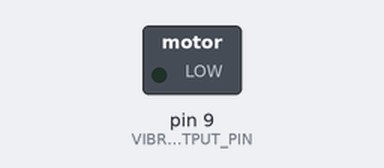
The sketch below on a simulated Arduino Uno, built with avr-gcc and run on an emulated ATmega328P. On the bench: switched loads named in the sketch (green lamp = pin HIGH).

Above: at 0.8 s.
At 3.12 s:
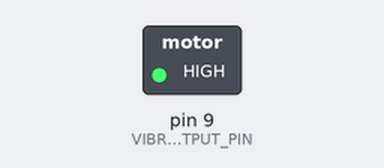
Timing chart, 0 to 3.4 s (numbered marks = the images above):
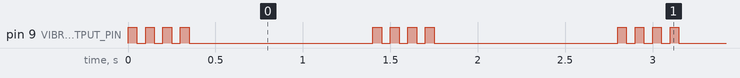

Measured:
- by itself, pin 9 (VIBROMOTOR_OUTPUT_PIN): repeats every 1.4 s: 3 × (LOW 0.05 s, HIGH 0.05 s), LOW 1.1 s, HIGH 0.05 s
- by itself, everything shown: repeats every 1.4 s, in 8 steps

The sketch:

Week6_7L2Haptics.ino
```cpp
const int VIBROMOTOR_OUTPUT_PIN = 9;

void setup() {
  // put your setup code here, to run once:
  pinMode(VIBROMOTOR_OUTPUT_PIN, OUTPUT);
}

void loop() {
  // put your main code here, to run repeatedly:
  bool alert = true; // would be based on user input or state
  if (alert) {
    digitalWrite(VIBROMOTOR_OUTPUT_PIN, HIGH);
    delay(50);
    digitalWrite(VIBROMOTOR_OUTPUT_PIN, LOW);
    delay(50);
    digitalWrite(VIBROMOTOR_OUTPUT_PIN, HIGH);
    delay(50);
    digitalWrite(VIBROMOTOR_OUTPUT_PIN, LOW);
    delay(50);
    digitalWrite(VIBROMOTOR_OUTPUT_PIN, HIGH);
    delay(50);
    digitalWrite(VIBROMOTOR_OUTPUT_PIN, LOW);
    delay(50);
    digitalWrite(VIBROMOTOR_OUTPUT_PIN, HIGH);
    delay(50);
    digitalWrite(VIBROMOTOR_OUTPUT_PIN, LOW);
    delay(50);
  }

  delay(1000);
}
```
